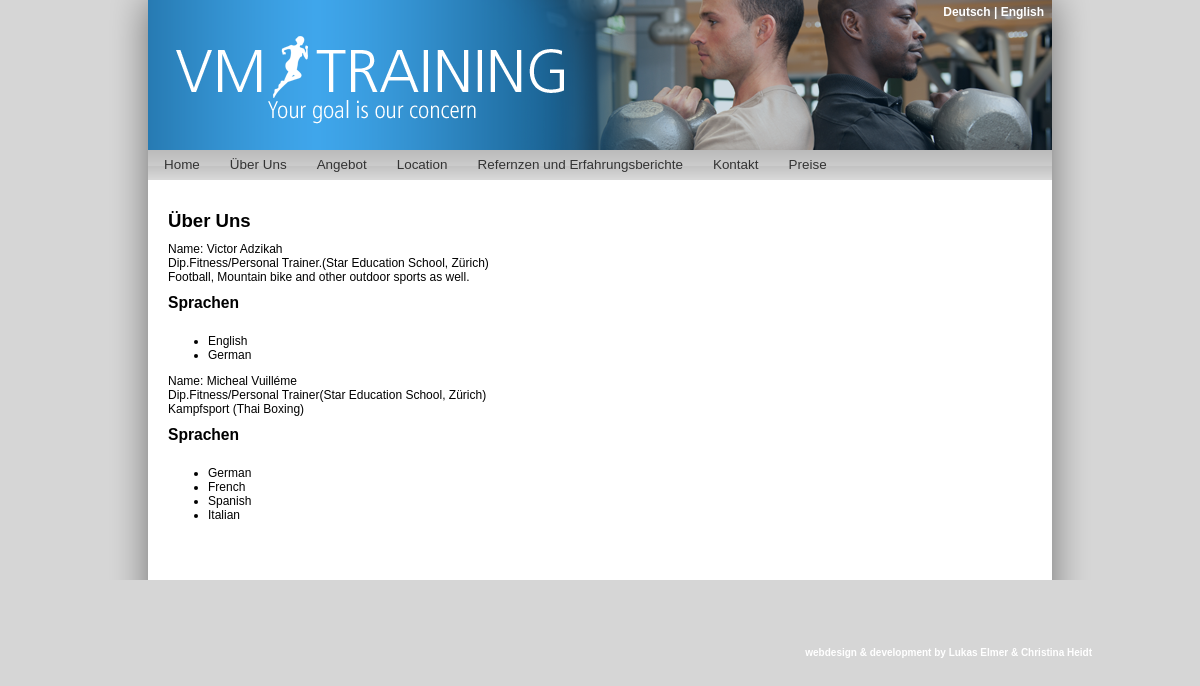
Screenshot of /?action=ueber_uns&ln=de with the database file from the repository.
### tables this page shows
CREATE TABLE IF NOT EXISTS `cms_content` (
  `id` int(11) NOT NULL AUTO_INCREMENT,
  `title` varchar(255) NOT NULL,
  `cms_key` varchar(255) NOT NULL,
  `content` text NOT NULL,
  PRIMARY KEY (`id`)
);

### system/lib/load.php (called while the page is built, shortened)
<?php
require 'request.php';
?>

### index.php (called while the page is built)
<?
include 'system/lib/load.php';
?>

### system/lib/models/db.php (called while the page is built, shortened)
<?php
class DbClass {
    function select($query) {
        $res = mysql_query($query);
        $objects = Array();
        while ($object = mysql_fetch_object($res)) {
            $objects[] = $object;
        }
        return $objects;
    }
    function select_first($query) {
        $objects = $this->select($query);
        return $objects[0];
    }
    function select_by_attribute($table, $attribute, $value) {
        return $this->select_first("select * from $table where $attribute = \"" . $value . "\"");
    }
}
$DB = new DbClass();
?>

### system/sites/de/ueber_uns.php (the view)
<h1><? echo $cms_content->title ?></h1>
<? echo $cms_content->content ?>

### public/stylesheets/base.css (style rules this page uses)
html { font-size:100.01% }
body { margin:0; font:12px Verdana, Arial, sans-serif; font-size:0.75em; background-color: #d6d6d6; }
div { margin:0; padding: 0; }
a { xxxcolor:#00763B; color:#222; }
h1 { font-size: 1.55em; }
h3 { font-size: 1.3em; }
h1, h2, h3 { margin: 0; padding: 10px 0 10px 0; }
.navi ul li { float: left; list-style-type: none; xxxmargin: 3px 15px 0 15px; margin: 0; padding: 6px 15px 0 15px; xxxbackground: url(/public/images/background_navi.png); height: 24px; cursor: pointer; }
.navi ul li a { color: #333; text-decoration: none; font-size: 1.12em; }

### rows the page displays
cms_content: title "Über Uns", content "Name: Victor Adzikah Dip.Fitness/Personal Trainer.(Star Education School, Zürich) Football, Mountain bike and other outdoor sports as well. Sprachen English German Name: Micheal Vuilléme Dip.Fitness/Personal Trainer(Star Education School, Zürich) Kampfsport (Thai Boxing) Sprachen German French Spanish Italian"
